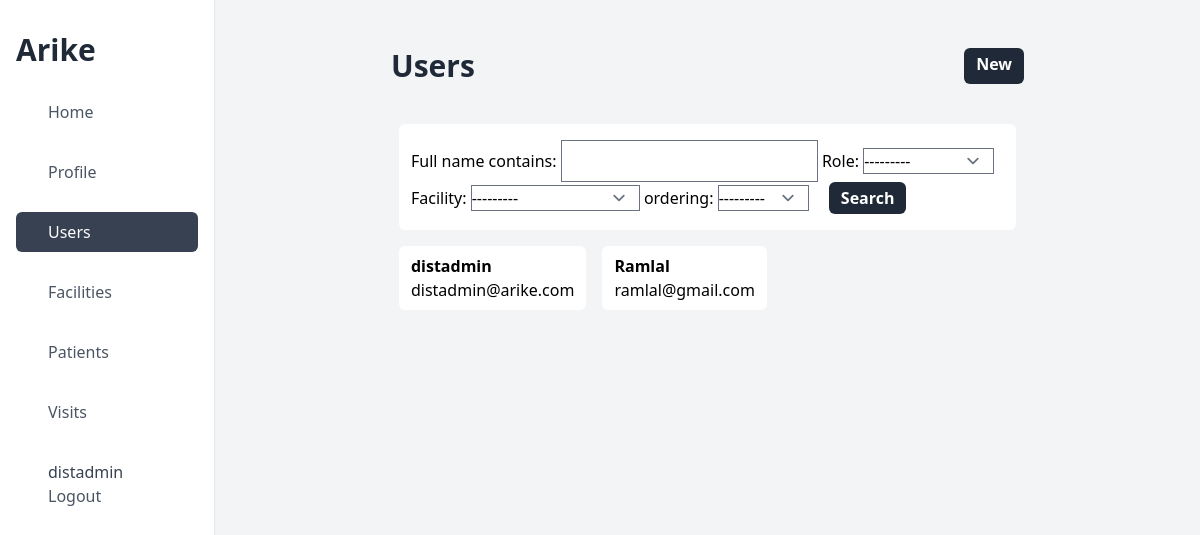
The page /list/users (signed in) on the database as committed earlier.
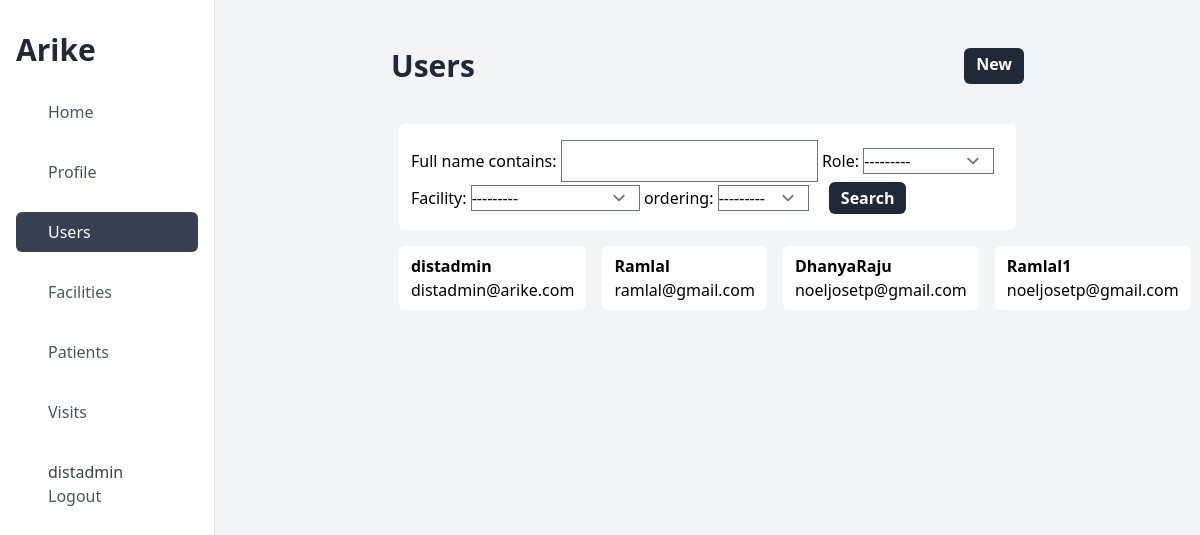
The same page on the database as committed later.
### apps/models.py (models this page shows, shortened)
class CustomUser(AbstractUser):
    full_name = models.CharField(max_length=150, blank=True)
    role = models.CharField(choices=USER_ROLES, max_length=20, blank=False)
    phone = models.CharField(max_length=14, validators=[phone_number_regex])
    is_verified = models.BooleanField(default=False)
    district = models.ForeignKey(
        District, on_delete=models.PROTECT, blank=True, null=True
    )
    facility = models.ForeignKey(
        Facility, on_delete=models.PROTECT, blank=True, null=True
    )
    schedule_alert_time = models.DateTimeField(null=True)
    created_at = models.DateTimeField(auto_now_add=True)
    updated_at = models.DateTimeField(auto_now=True)
    deleted = models.BooleanField(default=False)

### apps/views.py (the view)
# urls.py: path("list/users", UsersListView.as_view()),
class UsersListView(LoginRequiredMixin, UserPermissionMixin, FilterView):
    permission_required = "Secondary Nurse", "District Admin"
    template_name = "User/customuser_list.html"
    context_object_name = "users"
    filterset_class = CustomUserFilter
    def get_queryset(self):
        users = CustomUser.objects.filter(deleted=False)
        return users

### apps/Mixin.py (called while the page is built)
    def has_permission(self):
        perms = self.get_permission_required()
        if self.request.user.role in perms:
            return True
        else:
            return False

### apps/models.py (called while the page is built)
    def __str__(self):
        return self.name

### templates/User/customuser_list.html (shortened to what this page needs)
{% extends "base_dashboard.html" %}
{% block content %}
    <div class="flex justify-between  my-8">
        <h1 class="text-3xl font-bold text-gray-800">Users</h1>
        <a class="bg-gray-800 text-white font-bold text-1xl px-3 py-1 rounded-md text-center" href="/create/user">New</a>
    </div>
    <form class="px-3 py-4 bg-white m-2 rounded-md "method="get">
        {{ filter.form }}
        <button class="bg-gray-800 text-white font-bold text-1xl px-3 py-1 rounded-md text-center mx-4" type="submit">Search</button>
    </form>
    <div id="list_of_users" class="flex wrap">
        {% for user in users %}
            <a class="px-3 py-2 bg-white m-2 rounded-md" href="/detail/user/{{ user.id }}">
                <p class="font-semibold">{{ user.username }}</p>
                <p>{{ user.email }}</p>
            </a>
        {% endfor %}
    </div>
{% endblock content %}

### templates/base_dashboard.html (shortened to what this page needs)
{% load static tailwind_tags %}
<!DOCTYPE html>
<html lang="en">
<head>
    {% tailwind_css %}
    <script src="https://cdn.tailwindcss.com"></script>
</head>
<body>
    <div class="flex">
        <div class="flex flex-col w-64 h-screen px-4 py-8 overflow-y-auto border-r">
        <h2 class="text-3xl font-semibold text-left text-gray-800">Arike</h2>
        <div class="flex flex-col justify-between mt-6">
            <aside>
            <ul>
                <li>
                <a class="flex items-center px-4 py-2 text-gray-600 rounded-md  hover:bg-gray-200 {% if request.path == '/' %} text-white bg-gray-700 {% endif %}" href="/">
                    <span class="mx-4 font-medium">Home</span>
                </a>
                </li>
                <li>
                    <a class="flex items-center px-4 py-2 mt-5 text-gray-600 rounded-md hover:bg-gray-200 {% if '/detail/user/' in request.path %} text-white bg-gray-700 {% endif %}" href="/detail/user/{{ request.user.id }}">
                        <span class="mx-4 font-medium">Profile </span>
                    </a>
                </li>
                {% if request.user.role == "District Admin" %}
                <li>
                <a class="flex items-center px-4 py-2 mt-5 text-gray-600 rounded-md hover:bg-gray-200 {% if '/list/users' in request.path %} text-white bg-gray-700 {% endif %}" href="/list/users">
                    <span class="mx-4 font-medium">Users</span>
                </a>
                </li>
                {% endif %}
                {% if request.user.role == "District Admin" %}
                <li>
                    <a class="flex items-center px-4 py-2 mt-5 text-gray-600 rounded-md hover:bg-gray-200 {% if '/list/facility' in request.path %} text-white bg-gray-700 {% endif %}" href="/list/facility">
                        <span class="mx-4 font-medium">Facilities </span>
                    </a>
                </li>
                {% endif %}
                <li>
                    <a class="flex items-center px-4 py-2 mt-5 text-gray-600 rounded-md hover:bg-gray-200 {% if '/list/patient' in request.path %} text-white bg-gray-700 {% endif %}" href="/list/patient">
                        <span class="mx-4 font-medium">Patients </span>
                    </a>
                </li>
                <li>
                    <a class="flex items-center px-4 py-2 mt-5 text-gray-600 rounded-md hover:bg-gray-200 {% if '/list/visitschedule' in request.path %} text-white bg-gray-700 {% endif %}" href="/list/visitschedule">
                        <span class="mx-4 font-medium">Visits </span>
                    </a>
                </li>
                <li>
                    <a class="flex flex-col items-start px-4 py-2 mt-5 text-gray-600 rounded-md hover:bg-gray-200" href="/logout">
                        <span class="mx-4 text-gray-700 font-medium">{{ request.user }}</span>
                        <span class="mx-4 font-medium">Logout </span>
                    </a>
                </li>
            </ul>
            </aside>
        </div>
        </div>
        <div class="w-screen h-screen p-4  overflow-y-auto bg-gray-100">
        <div class="flex flex-col px-40">
            {% block content %}
            {% endblock content %}
        </div>
    </div>
</body>
</html>

Rows that differ between the two databases and show on the page:
added CustomUser: username "DhanyaRaju", email "noeljosetp@gmail.com"
added CustomUser: username "Ramlal1", email "noeljosetp@gmail.com"
